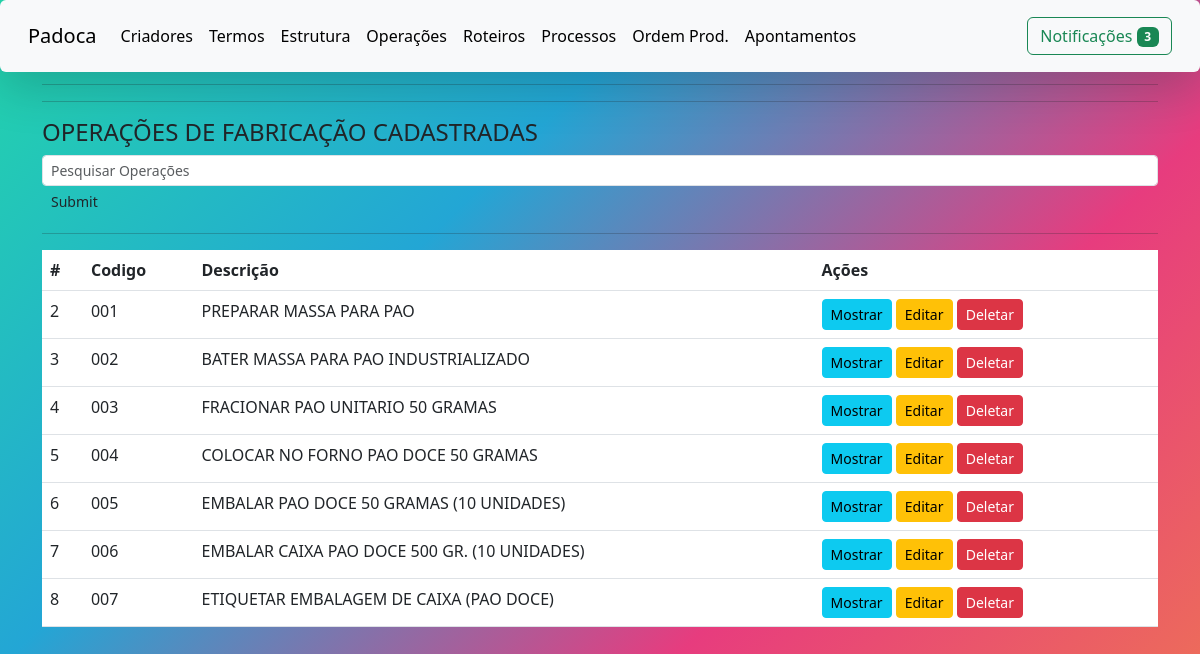
Screenshot of /listar-operac.php with the database file from the repository.
### tables this page shows
CREATE TABLE sg2 (
  G2_CONT int(11) NOT NULL AUTO_INCREMENT,
  G2_COD varchar(3) NOT NULL,
  G2_DESCRICAO varchar(50) NOT NULL,
  G2_COMPLEMENTO varchar(300) DEFAULT NULL,
  PRIMARY KEY (G2_CONT)
);

### listar-operac.php (the view, shortened to what this page needs)
<!doctype html>
<html lang="pt-br">
    <head>
        <link rel="stylesheet" href="Css/index.css">
        <link href="https://cdn.jsdelivr.net/npm/bootstrap@5.3.0-alpha3/dist/css/bootstrap.min.css" rel="stylesheet">
      </head>
      <body>
<nav class="navbar fixed-top navbar-expand-lg bg-body-tertiary shadow-lg p-3 mb-5 bg-white rounded">
    <div class="container-fluid">
    <a class="navbar-brand mb-0 h1" href="index.php">Padoca</a>
    <div class="collapse navbar-collapse" id="navbarSupportedContent">
        <ul class="navbar-nav me-auto mb-2 mb-lg-0">
        <li class="nav-item">
            <a class="nav-link active" aria-current="page" href="criadores.html">Criadores</a>
        </li>
        <li class="nav-item">
            <a class="nav-link active" aria-current="page" href="termosdeusos2.html">Termos</a>
        </li>
        <li class="nav-item">
          <a class="nav-link active" aria-current="page" href="estrutura.php">Estrutura</a>
      </li>
        <li class="nav-item">
          <a class="nav-link active" aria-current="page" href="operacaofab.php">Operações</a>
      </li>
      <li class="nav-item">
        <a class="nav-link active" aria-current="page" href="roteirofab.php">Roteiros</a>
    </li>
    <li class="nav-item">
      <a class="nav-link active" aria-current="page" href="processofab.php">Processos</a>
    </li>
    <li class="nav-item">
          <a class="nav-link active" aria-current="page" href="ordemprod.php">Ordem Prod.</a>
        </li>
    <li class="nav-item">
      <a class="nav-link active" aria-current="page" href="apontamento.php">Apontamentos</a>
    </li>
        </ul>
        <button type="button" class="btn btn-outline-success" data-bs-toggle="modal" data-bs-target="#notifications">
        Notificações <span class="badge text-bg-success">3</span>
        </button>
    </div>
   </div>
</nav>
<P>
    <div class="container">
          <div class="container-principal-locals">
          <hr> <hr> <hr> <hr> <hr> <hr> <h4 class="page-header">OPERAÇÕES DE FABRICAÇÃO CADASTRADAS</h4>
             <form class="form-inline" action="pesquisa-oper.php" method="POST">
                <input type="text" class="form-control form-control-sm col-md-10 col-sm-10" name="c_pesquisa" placeholder="Pesquisar Operações" required="">
                 <input class="btn btn-sm" type="submit" name="btn_pesquisa">
             </form>
           <hr>
               <div class="table-responsive">
                    <table class="table table-hover">
                            <thead>
                                <th>#</th>
                                <th>Codigo</th>
                                <th>Descrição</th>
                                <th>Ações</th>
                            </thead>
                          <tbody>
                            <?php
                             include("conexao.php");
                            $sql = "SELECT g2_cont, g2_cod, g2_descricao, g2_complemento FROM sg2 ORDER BY g2_cod";
                            $resultado = mysqli_query($conexao, $sql);
                            while($linha = mysqli_fetch_array($resultado))
                            {
                               echo '<tr>';
                                   echo  '<td>'.$linha['g2_cont'].'</td>';
                                   echo  '<td>'.$linha['g2_cod'].'</td>';
                                   echo  '<td>'.$linha['g2_descricao'].'</td>';
                                   echo  "<td><button type='button' class='btn btn-sm btn-info'  data-toggle='modal' data-target='#myModal$linha[g2_cod]'> Mostrar</button>&nbsp<button type='button' class='btn btn-sm btn-warning'>Editar</button>&nbsp<button type='button' class='btn btn-sm btn-danger' data-toggle='modal' data-target='#apagar$linha[g2_cod]'>Deletar</button>&nbsp</td>";
                              echo "</tr>";
                              ?>
                                      <?php
                                }
                              ?>
                            </tbody>
                      </table>
            </div>
          </div>
       </div>
  </body>
</html>

### Css/index.css (style rules this page uses)
* { box-sizing: border-box; margin: 0; padding: 0 }
html { height: 800px; width: 100vw; }
body { position: absolute; height: 100%; width: 100%; background: linear-gradient(-45deg, #EE7752, #E73C7E, #23A6D5, #23D5AB); }
P { text-align: justify; text-indent: 30px; }

### rows the page displays
sg2: G2_CONT "2", G2_COD "001", G2_DESCRICAO "PREPARAR MASSA PARA PAO"
sg2: G2_CONT "3", G2_COD "002", G2_DESCRICAO "BATER MASSA PARA PAO INDUSTRIALIZADO"
sg2: G2_CONT "4", G2_COD "003", G2_DESCRICAO "FRACIONAR PAO UNITARIO 50 GRAMAS"
sg2: G2_CONT "5", G2_COD "004", G2_DESCRICAO "COLOCAR NO FORNO PAO DOCE 50 GRAMAS"
sg2: G2_CONT "6", G2_COD "005", G2_DESCRICAO "EMBALAR PAO DOCE 50 GRAMAS (10 UNIDADES)"
sg2: G2_CONT "7", G2_COD "006", G2_DESCRICAO "EMBALAR CAIXA PAO DOCE 500 GR. (10 UNIDADES)"
sg2: G2_CONT "8", G2_COD "007", G2_DESCRICAO "ETIQUETAR EMBALAGEM DE CAIXA (PAO DOCE)"
